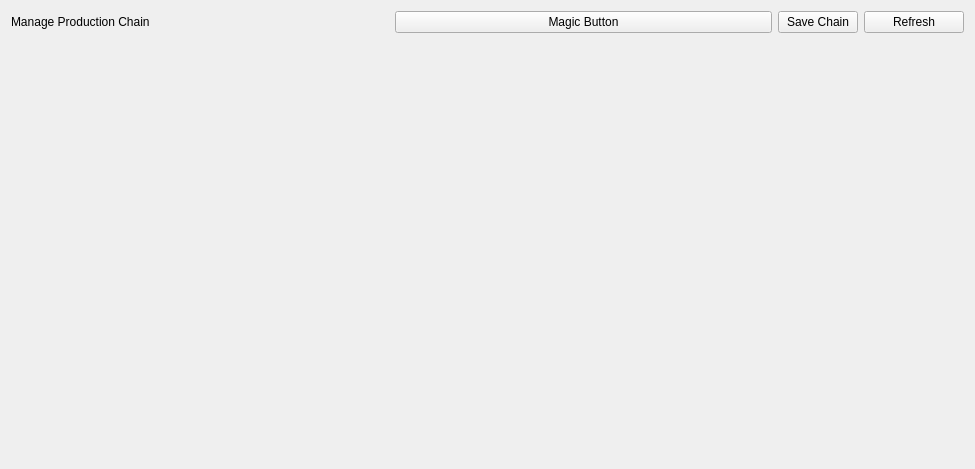
<?xml version="1.0" encoding="UTF-8"?>
<ui version="4.0">
 <class>PoductionChainForm</class>
 <widget class="QWidget" name="PoductionChainForm">
  <property name="geometry">
   <rect>
    <x>0</x>
    <y>0</y>
    <width>975</width>
    <height>469</height>
   </rect>
  </property>
  <property name="windowTitle">
   <string>Form</string>
  </property>
  <layout class="QVBoxLayout" name="verticalLayout">
   <item>
    <layout class="QHBoxLayout" name="horizontalLayout">
     <item>
      <widget class="QLabel" name="label">
       <property name="styleSheet">
        <string notr="true">font: 700 14pt &quot;Segoe UI&quot;;</string>
       </property>
       <property name="text">
        <string>Manage Production Chain</string>
       </property>
      </widget>
     </item>
     <item>
      <widget class="QPushButton" name="pushButton_debug">
       <property name="text">
        <string>Magic Button</string>
       </property>
      </widget>
     </item>
     <item>
      <widget class="QPushButton" name="pushButton_saveChain">
       <property name="sizePolicy">
        <sizepolicy hsizetype="Maximum" vsizetype="Fixed">
         <horstretch>0</horstretch>
         <verstretch>0</verstretch>
        </sizepolicy>
       </property>
       <property name="text">
        <string>Save Chain</string>
       </property>
      </widget>
     </item>
     <item>
      <widget class="QPushButton" name="pushButton_refresh">
       <property name="sizePolicy">
        <sizepolicy hsizetype="Maximum" vsizetype="Fixed">
         <horstretch>0</horstretch>
         <verstretch>0</verstretch>
        </sizepolicy>
       </property>
       <property name="minimumSize">
        <size>
         <width>100</width>
         <height>0</height>
        </size>
       </property>
       <property name="text">
        <string>Refresh</string>
       </property>
      </widget>
     </item>
    </layout>
   </item>
   <item>
    <widget class="QWidget" name="widget_content" native="true">
     <property name="sizePolicy">
      <sizepolicy hsizetype="Preferred" vsizetype="MinimumExpanding">
       <horstretch>0</horstretch>
       <verstretch>0</verstretch>
      </sizepolicy>
     </property>
     <property name="styleSheet">
      <string notr="true"/>
     </property>
    </widget>
   </item>
  </layout>
 </widget>
 <resources/>
 <connections/>
</ui>
